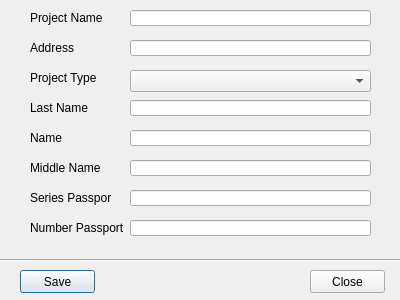
<?xml version="1.0" encoding="UTF-8"?>
<ui version="4.0">
 <class>CreateProjtctDialog</class>
 <widget class="QDialog" name="CreateProjtctDialog">
  <property name="geometry">
   <rect>
    <x>0</x>
    <y>0</y>
    <width>400</width>
    <height>300</height>
   </rect>
  </property>
  <property name="windowTitle">
   <string>Dialog</string>
  </property>
  <widget class="QLabel" name="label_4">
   <property name="geometry">
    <rect>
     <x>30</x>
     <y>190</y>
     <width>81</width>
     <height>16</height>
    </rect>
   </property>
   <property name="font">
    <font>
     <pointsize>9</pointsize>
    </font>
   </property>
   <property name="text">
    <string>Series Passport</string>
   </property>
  </widget>
  <widget class="QLineEdit" name="lineMiddleName">
   <property name="geometry">
    <rect>
     <x>130</x>
     <y>160</y>
     <width>241</width>
     <height>16</height>
    </rect>
   </property>
   <property name="text">
    <string/>
   </property>
  </widget>
  <widget class="QLineEdit" name="lineSeriesPassport">
   <property name="geometry">
    <rect>
     <x>130</x>
     <y>190</y>
     <width>241</width>
     <height>16</height>
    </rect>
   </property>
   <property name="inputMask">
    <string>0000</string>
   </property>
   <property name="maxLength">
    <number>4</number>
   </property>
   <property name="placeholderText">
    <string/>
   </property>
  </widget>
  <widget class="QLineEdit" name="lineName">
   <property name="geometry">
    <rect>
     <x>130</x>
     <y>130</y>
     <width>241</width>
     <height>16</height>
    </rect>
   </property>
   <property name="text">
    <string/>
   </property>
  </widget>
  <widget class="QLabel" name="label">
   <property name="geometry">
    <rect>
     <x>30</x>
     <y>100</y>
     <width>61</width>
     <height>16</height>
    </rect>
   </property>
   <property name="font">
    <font>
     <pointsize>9</pointsize>
    </font>
   </property>
   <property name="text">
    <string>Last Name</string>
   </property>
  </widget>
  <widget class="QLabel" name="label_5">
   <property name="geometry">
    <rect>
     <x>30</x>
     <y>220</y>
     <width>101</width>
     <height>16</height>
    </rect>
   </property>
   <property name="font">
    <font>
     <pointsize>9</pointsize>
    </font>
   </property>
   <property name="text">
    <string>Number Passport</string>
   </property>
  </widget>
  <widget class="QLineEdit" name="lineNumberPassport">
   <property name="geometry">
    <rect>
     <x>130</x>
     <y>220</y>
     <width>241</width>
     <height>16</height>
    </rect>
   </property>
   <property name="inputMask">
    <string>000000</string>
   </property>
   <property name="placeholderText">
    <string/>
   </property>
  </widget>
  <widget class="QLineEdit" name="lineLastName">
   <property name="geometry">
    <rect>
     <x>130</x>
     <y>100</y>
     <width>241</width>
     <height>16</height>
    </rect>
   </property>
   <property name="inputMask">
    <string/>
   </property>
   <property name="text">
    <string/>
   </property>
  </widget>
  <widget class="QLabel" name="label_3">
   <property name="geometry">
    <rect>
     <x>30</x>
     <y>160</y>
     <width>71</width>
     <height>16</height>
    </rect>
   </property>
   <property name="font">
    <font>
     <pointsize>9</pointsize>
    </font>
   </property>
   <property name="text">
    <string>Middle Name</string>
   </property>
  </widget>
  <widget class="QLabel" name="label_2">
   <property name="geometry">
    <rect>
     <x>30</x>
     <y>130</y>
     <width>61</width>
     <height>16</height>
    </rect>
   </property>
   <property name="font">
    <font>
     <pointsize>9</pointsize>
    </font>
   </property>
   <property name="text">
    <string>Name</string>
   </property>
  </widget>
  <widget class="QLabel" name="label_6">
   <property name="geometry">
    <rect>
     <x>30</x>
     <y>10</y>
     <width>81</width>
     <height>16</height>
    </rect>
   </property>
   <property name="font">
    <font>
     <pointsize>9</pointsize>
    </font>
   </property>
   <property name="text">
    <string>Project Name</string>
   </property>
  </widget>
  <widget class="QLineEdit" name="lineProjectName">
   <property name="geometry">
    <rect>
     <x>130</x>
     <y>10</y>
     <width>241</width>
     <height>16</height>
    </rect>
   </property>
   <property name="inputMask">
    <string/>
   </property>
   <property name="text">
    <string/>
   </property>
  </widget>
  <widget class="QLineEdit" name="lineAddress">
   <property name="geometry">
    <rect>
     <x>130</x>
     <y>40</y>
     <width>241</width>
     <height>16</height>
    </rect>
   </property>
   <property name="inputMask">
    <string/>
   </property>
   <property name="text">
    <string/>
   </property>
  </widget>
  <widget class="QLabel" name="label_7">
   <property name="geometry">
    <rect>
     <x>30</x>
     <y>40</y>
     <width>81</width>
     <height>16</height>
    </rect>
   </property>
   <property name="font">
    <font>
     <pointsize>9</pointsize>
    </font>
   </property>
   <property name="text">
    <string>Address</string>
   </property>
  </widget>
  <widget class="QComboBox" name="comboBox">
   <property name="geometry">
    <rect>
     <x>130</x>
     <y>70</y>
     <width>241</width>
     <height>22</height>
    </rect>
   </property>
  </widget>
  <widget class="QLabel" name="label_8">
   <property name="geometry">
    <rect>
     <x>30</x>
     <y>70</y>
     <width>81</width>
     <height>16</height>
    </rect>
   </property>
   <property name="font">
    <font>
     <pointsize>9</pointsize>
    </font>
   </property>
   <property name="text">
    <string>Project Type</string>
   </property>
  </widget>
  <widget class="QPushButton" name="pushButton">
   <property name="geometry">
    <rect>
     <x>20</x>
     <y>270</y>
     <width>75</width>
     <height>23</height>
    </rect>
   </property>
   <property name="text">
    <string>Save</string>
   </property>
  </widget>
  <widget class="Line" name="line_2">
   <property name="geometry">
    <rect>
     <x>0</x>
     <y>250</y>
     <width>401</width>
     <height>20</height>
    </rect>
   </property>
   <property name="orientation">
    <enum>Qt::Horizontal</enum>
   </property>
  </widget>
  <widget class="QPushButton" name="pushButton_2">
   <property name="geometry">
    <rect>
     <x>310</x>
     <y>270</y>
     <width>75</width>
     <height>23</height>
    </rect>
   </property>
   <property name="text">
    <string>Close</string>
   </property>
  </widget>
 </widget>
 <resources/>
 <connections/>
</ui>
